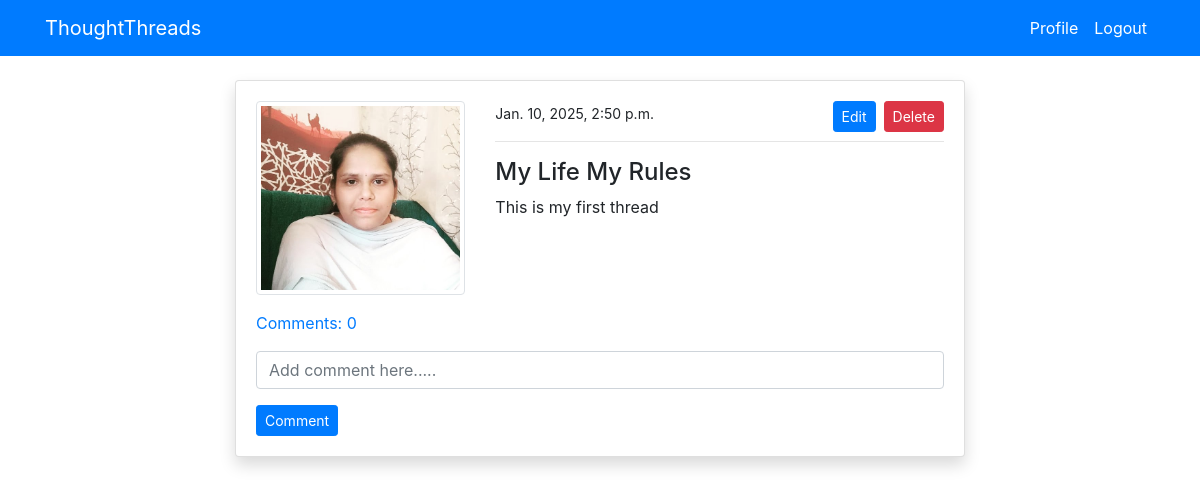
Page /post_detail/10/ (signed in) on the committed database.
### blog/models.py (models this page shows, shortened)
class PostModel(models.Model):
    title=models.CharField(max_length=100)
    content=models.TextField()
    author=models.ForeignKey(User, on_delete=models.CASCADE,null=True, blank=True)
    date_created=models.DateTimeField(auto_now_add=True,null=True, blank=True)
    class Meta:
        ordering=('-date_created',)
    def comment_count(self):
        return self.comment_set.all().count()
    def comments(self):
        return self.comment_set.all()

### users/models.py (models this page shows, shortened)
class ProfileModel(models.Model):
    user=models.OneToOneField(User,on_delete=models.CASCADE)
    image=models.ImageField(default='default.jpg',upload_to='profile',validators=[FileExtensionValidator(['png','jpg'])])

### blog/views.py (the view)
# urls.py: path('post_detail/<int:pk>/',views.post_detail,name='blog-post-detail'),
@login_required
def post_detail(request,pk):
    post=PostModel.objects.get(id=pk)
    if request.method=='POST':
        c_form=CommentForm(request.POST)
        if c_form.is_valid():
            instance=c_form.save(commit=False)
            instance.user=request.user
            instance.post=post
            instance.save()
            return redirect('blog-post-detail',pk=post.id)
    else:
        c_form=CommentForm()
    context={
    'post':post,
    'c_form':c_form,
    }
    return render(request,'blog/post_detail.html',context)

### blog/forms.py
class CommentForm(forms.ModelForm):
    content=forms.CharField(label='',widget=forms.TextInput(attrs={'placeholder': 'Add comment here.....'}))
    class Meta:
        model=Comment
        fields=('content',)

### templates/blog/post_detail.html (shortened to what this page needs)
{% extends 'partials/base.html' %}
{% load crispy_forms_tags %}
{% block content %}
<div class="container">
    <div class="row mt-5 pt-3">
        <div class="col-md-8 offset-md-2">
            <div class="card my-3 shadow">
                <div class="card-body">
                    <div class="row">
                        <div class="col-md-4">
                            <img class="img-thumbnail" src="{{ post.author.profilemodel.image.url }}" alt="profile-img">
                        </div>
                        <div class="col-md-8">
                            <small>{{ post.date_created }}</small>
                            {% if post.author == request.user %}
                            <span><a class="btn btn-danger float-right btn-sm" href="{% url 'blog-post-delete' post.id %}">Delete</a></span>
                            <span><a class="btn btn-primary mx-2 float-right btn-sm" href="{% url 'blog-post-edit' post.id %}">Edit</a></span>
                            {% endif %}
                            <hr>
                            <h4>{{ post.title }}</h4>
                            <p>{{ post.content }}</p>
                        </div>
                    </div>
                    <p class="mt-3">
                        <a class="" data-toggle="collapse" href="#collapseExample" role="button" aria-expanded="false" aria-controls="collapseExample">
                          Comments: {{post.comment_count}}
                        </a>
                      </p>
                      <form method="POST">
                        {{ c_form|crispy }}
                        <input class="btn btn-primary btn-sm" type="submit" value="Comment">
                      </form>
                </div>
            </div>
        </div>
    </div>
</div>
{% endblock %}

### rows in the picture
PostModel: author.profilemodel.image (picture), date_created "Jan. 10, 2025, 2:50 p.m.", title "My Life My Rules", content "This is my first thread", comment_count "0"
